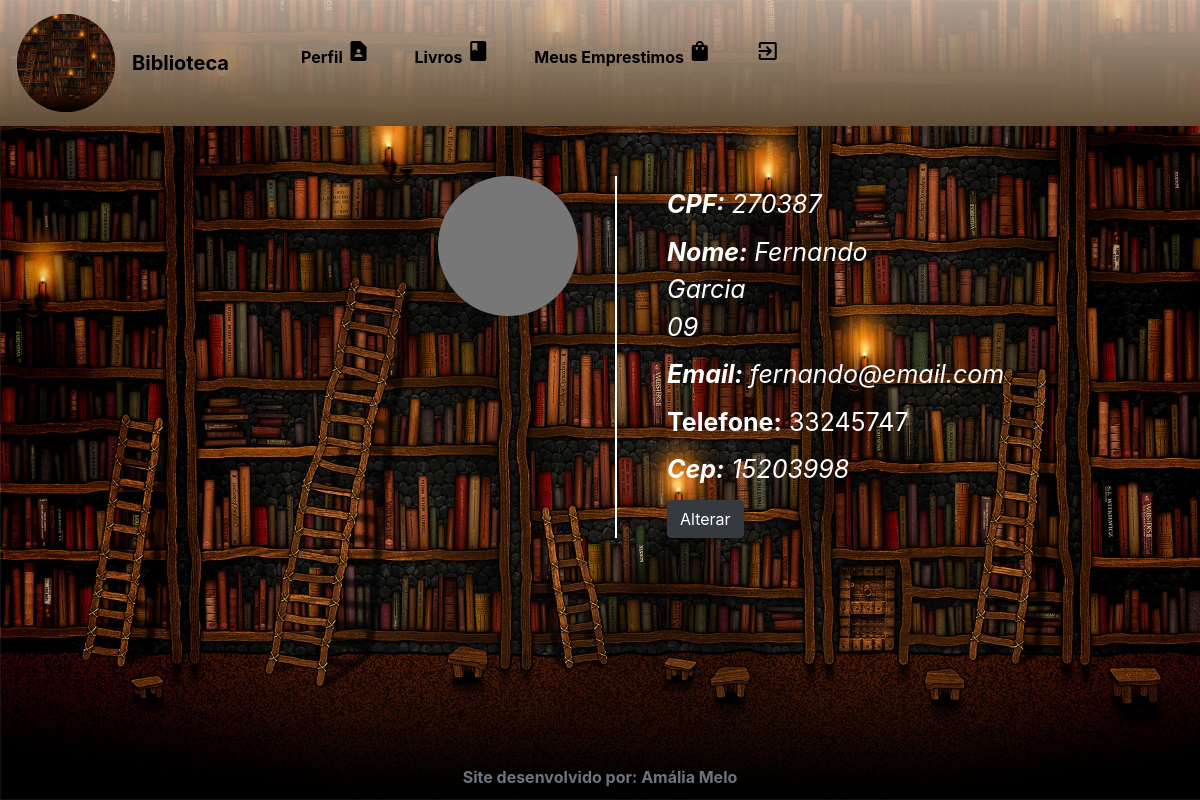
Page /20201209/lista_usuario.php (signed in) on the committed database.
### tables this page shows
CREATE TABLE `usuario` (
  `cpf` int(12) NOT NULL,
  `nome_usuario` varchar(100) NOT NULL,
  `email` varchar(100) NOT NULL,
  `telefone` int(9) NOT NULL,
  `cep` int(8) NOT NULL,
  `senha` char(32) NOT NULL,
  `permissao` int(11) NOT NULL
);

### 20201209/lista_usuario.php (the view, shortened to what this page needs)
<?php
    include "conf.php";
    if($_SESSION["permissao"]=="1"){
        echo'<center>
        <form method = "POST" name="filtro" class="d-flex justify-content-center">
            <div class="form-group col-md-3" style="margin-left: 2%;">
                <input type="text" name="nome_usuario" placeholder = "Nome usuario..." class="form-control">
            </div>
            <div class="from-group col-md-3 " style="margin-right: 3%;">
                <button class="btn btn-dark form-control" type="button" id="filtro_usuario">Filtrar</button>
            </div>
        </form>';
        $select = "SELECT * FROM usuario ORDER BY nome_usuario";
        $resultado = mysqli_query($conexao,$select);
        echo ' <div id="msg" style="color:white" class="d-flex justify-content-center"></div>
            <div id="filtro">
            <table class="table table-dark table-striped table-hover table2" width="50%">
                <thead class="thead">
                    <tr>
                        <th>CPF</th>
                        <th>Nome</th>
                        <th>Email</th>
                        <th>Telefone</th>
                        <th>CEP</th>
                        <th>permissao</th>
                    </tr>
                </thead>
                <tbody id="tbody_usuario">';
            $i=0;
            while($linha = mysqli_fetch_assoc($resultado)){
            echo '<tr>
                    <td style="font-style:italic;">'.$linha["cpf"].'</td>
                    <td style="font-style:italic;>'.$linha["nome_usuario"].'</td>
                    <td style="font-style:italic;" >'.$linha["email"].'</td>
                    <td style="font-style:italic;">'.$linha["telefone"].'</td>
                    <td style="font-style:italic;">'.$linha["cep"].'</td>
                    <td style="font-style:italic;">'.$linha["permissao"].'</td>
                    <td>
                        <button class="btn btn-dark alterar_usuario" value="'.$linha["cpf"].'" data-toggle="modal"
                                data-target="#modal">Alterar</button>
                        <button class="btn btn-dark remover_usuario" value="'.$linha["cpf"].'" data-toggle="modal"
                            data-target="#modal_remover">Remover</button>
                        </td>
                </tr>';
                $i++;
            }
            if($i==0){
                echo'<td style="font-style:italic; colspan="6"">Nenhum Usuario Cadastrado</td>';
            }
            echo "</tbody></table></div>";
    }
    elseif($_SESSION["permissao"]=="2"){
        echo'<center>';
        $select = "SELECT * FROM usuario ORDER BY nome_usuario";
        if(isset($_SESSION["usuario"])){
            $cpf = $_SESSION["usuario"];
            $select = "SELECT * FROM usuario WHERE
            cpf='$cpf' ORDER BY nome_usuario";
        }
        $resultado = mysqli_query($conexao,$select)
        or die(mysqli_error($conexao));
        echo '  <div id="msg" style="color:white" class="d-flex justify-content-center"></div>
        <div id="filtro">
        <div class="row justify-content-center">';
        while($linha = mysqli_fetch_assoc($resultado)){
            echo '<div class="col col-lg-2">
                    <svg class="bd-placeholder-img rounded-circle" width="140" height="140" role="img">
                    <rect width="100%" height="100%" fill="#777"/>
                    <text x="50%" y="50%" fill="#777" dy=".3em">140x140</text>
                    </svg>
                </div>
                <div class="col col-lg-2 lista" >
                    <ul style="list-style: none;" class="linha">
                        <li style="font-style:italic;"><b>CPF:</b>&nbsp'.$linha["cpf"].'</li>
                        <li style="font-style:italic;"><b>Nome:</b>&nbsp'.$linha["nome_usuario"].'</li>
                        <li style="font-style:italic;"><b>Email:</b>&nbsp'.$linha["email"].'</li>
                        <li style="font-style:itali;"><b>Telefone:</b>&nbsp'.$linha["telefone"].'</li>
                        <li style="font-style:italic;"><b>Cep:</b>&nbsp'.$linha["cep"].'</li>
                        <li>
                            <button class="btn btn-dark alterar_usuario" value="'.$linha["cpf"].'" data-toggle="modal"
                                    data-target="#modal">Alterar</button>
                        </li>
                    </ul>
                </div>';
        }
    }
?>

### 20201209/css/main.css (style rules this page uses)
body { background-image: url("../img/logo.jpg"); background-attachment: fixed; background-size: cover; background-repeat: no-repeat; }
div { padding:10px; }
li { color: black; margin-left:10px; }
.lista li { color: rgb(255, 255, 255); padding-top: 10px; padding-right: 90px; font-size: 25px; }
.linha { border-left: 2px solid rgb(255, 255, 255); height: auto; }

### rows in the picture
usuario: cpf "270387", nome_usuario "Fernando Garcia 09", email "fernando@email.com", telefone "33245747", cep "15203998"

### other values in the picture
$desenvolvedor "Amália Melo"
